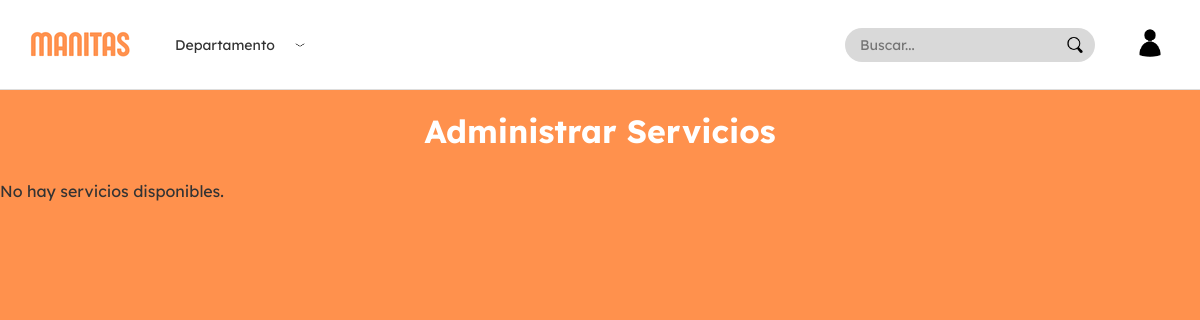
Before: /apps/VIstas/paginas/administrador/admin_servicios.php with the older database file.
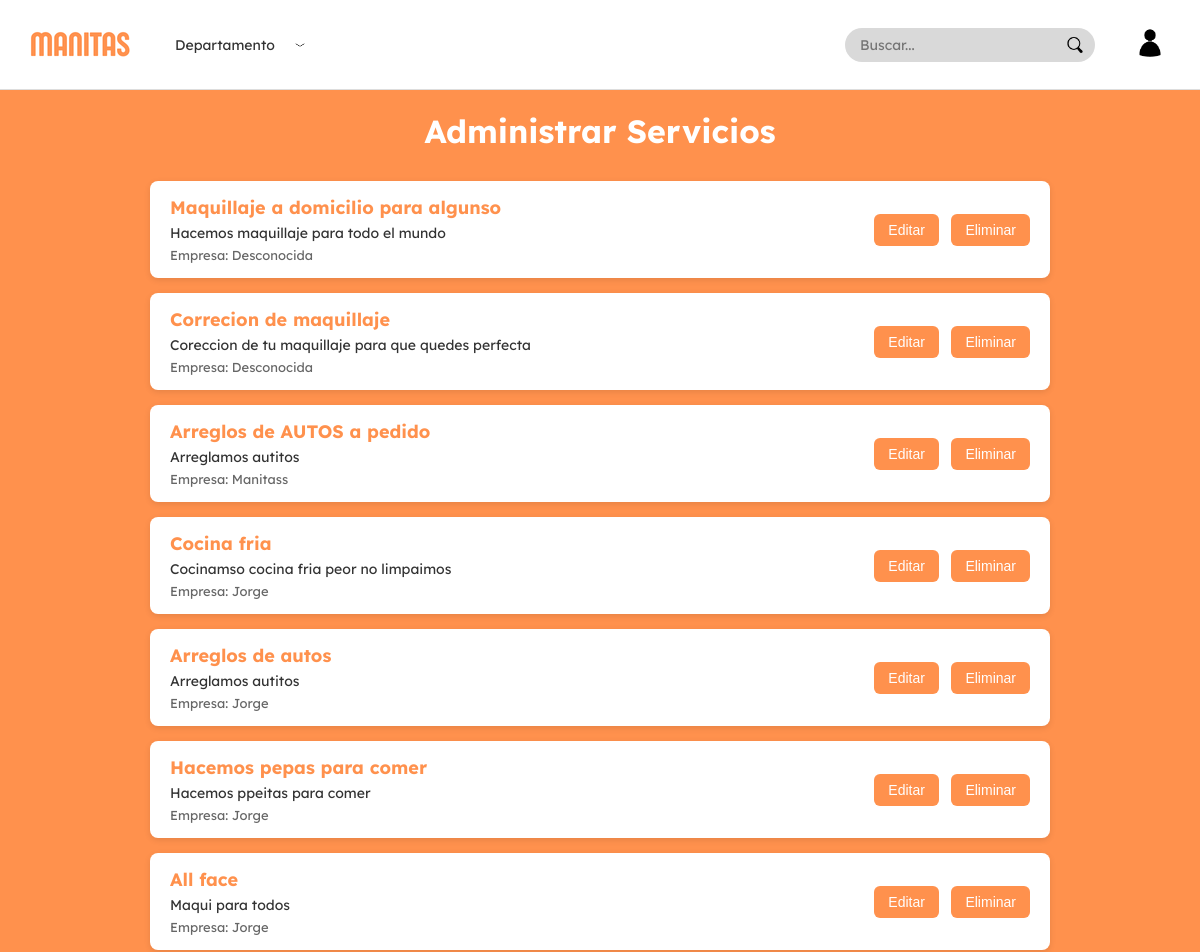
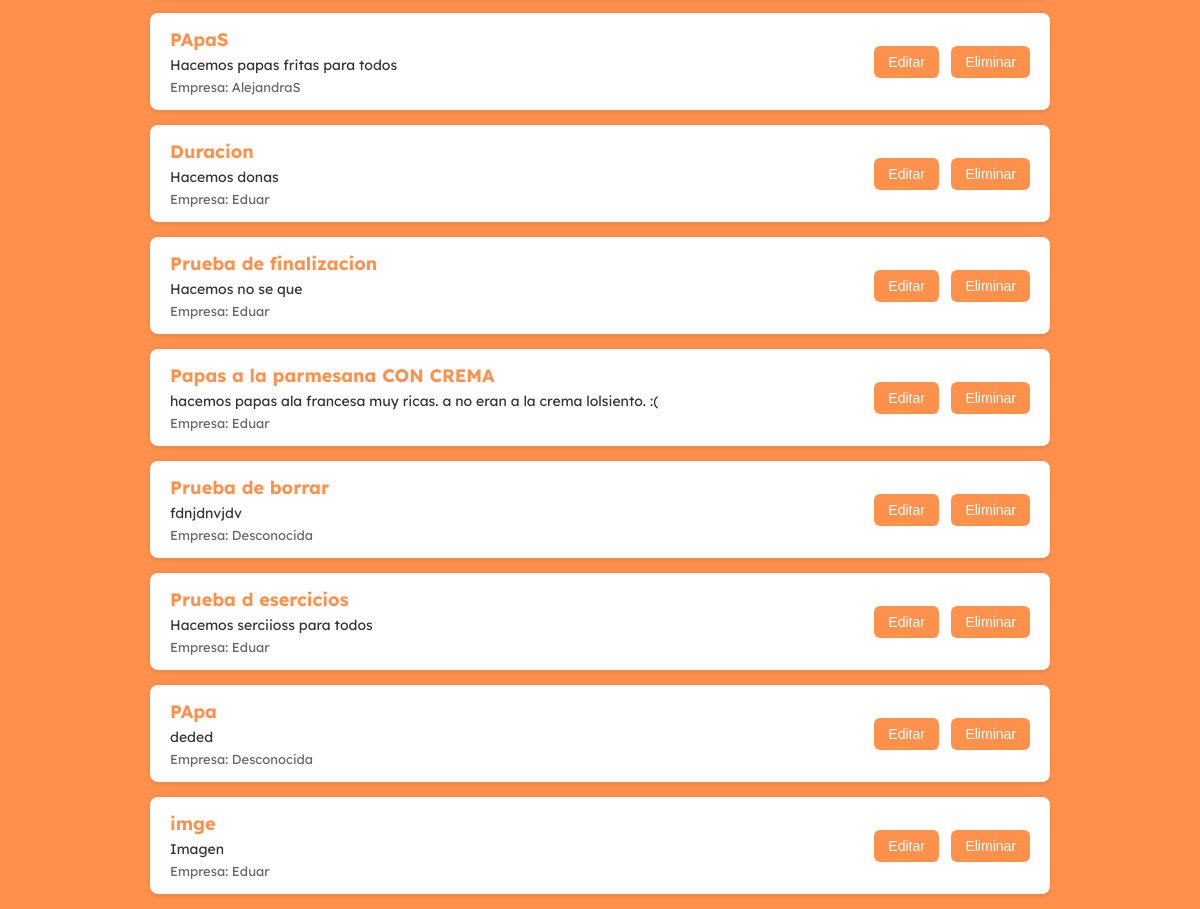
After: the same page with the newer database file (2 pictures, top to bottom).
### tables this page shows
CREATE TABLE `servicio` (
  `IdServicio` int NOT NULL AUTO_INCREMENT,
  `Titulo` varchar(100) NOT NULL,
  `Categoria` enum('Hogar','Autos','Belleza','Cuidado de niños','Digital','Cocina','Salud','Mascotas','Eventos','Educación','Transporte','Arte y Cultura') NOT NULL,
  `Descripcion` varchar(500) DEFAULT NULL,
  `Precio` int NOT NULL,
  `imagen` varchar(255) DEFAULT NULL,
  `departamento` varchar(255) NOT NULL DEFAULT '',
  `Duracion` decimal(3,1) NOT NULL,
  PRIMARY KEY (`IdServicio`),
  CONSTRAINT `chk_precio` CHECK ((`Precio` >= 0))
);

### apps/Controlador/administrador/MostrarServiciosControlador.php (called while the page is built, shortened)
<?php
require_once($_SERVER['DOCUMENT_ROOT'] . '/Proyecto/apps/modelos/Servicio.php');
require_once($_SERVER['DOCUMENT_ROOT'] . '/Proyecto/apps/modelos/Empresa.php');
require_once($_SERVER['DOCUMENT_ROOT'] . '/Proyecto/apps/modelos/Brinda.php');
class ServiciosAdminControlador {
    private $conn;
    public function __construct($conn) {
        $this->conn = $conn;
    }
    public function obtenerServiciosConEmpresa() {
        $sql = "SELECT * FROM servicio";
        $resultado = $this->conn->query($sql);
        $servicios = [];
        if ($resultado) {
            while ($row = $resultado->fetch_assoc()) {
                $servicio = new Servicio(
                    $row['IdServicio'] ?? null,
                    $row['Titulo'] ?? '',
                    $row['Categoria'] ?? '',
                    $row['Descripcion'] ?? '',
                    $row['Precio'] ?? 0,
                    $row['departamento'] ?? '',
                    $row['imagen'] ?? '',
                    $row['Duracion'] ?? 0
                );
                $idEmpresa = Brinda::obtenerIdEmpresaPorServicio($this->conn, $servicio->getIdServicio());
                $empresaObj = $idEmpresa ? Empresa::obtenerPorId($this->conn, $idEmpresa) : null;
                $nombreEmpresa = $empresaObj ? $empresaObj->getNombreEmpresa() : 'Desconocida';
                $servicios[] = [
                    'servicio' => $servicio,
                    'empresa' => $nombreEmpresa
                ];
            }
        }
        return $servicios;
    }
}
?>

### apps/Modelos/Servicio.php (called while the page is built, shortened)
<?php
class Servicio
{
    private $idServicio;
    private $titulo;
    private $categoria;
    private $descripcion;
    private $precio;
    private $departamento;
    private $imagen;
    private $duracion;
    public function __construct(
        $idServicio = null,
        $titulo = '',
        $categoria = '',
        $descripcion = '',
        $precio = 0,
        $departamento = '',
        $imagen = '',
        $duracion = 0
    ) {
        $this->idServicio = $idServicio;
        $this->titulo = $titulo;
        $this->categoria = $categoria;
        $this->descripcion = $descripcion;
        $this->precio = $precio;
        $this->departamento = $departamento;
        $this->imagen = $imagen;
        $this->duracion = $duracion;
    }
    public function getIdServicio()
    {
        return $this->idServicio;
    }
    public function getTitulo()
    {
        return $this->titulo;
    }
    public function getCategoria()
    {
        return $this->categoria;
    }
    public function getDescripcion()
    {
        return $this->descripcion;
    }
    public function getPrecio()
    {
        return $this->precio;
    }
    public function getDepartamento()
    {
        return $this->departamento;
    }
    public function getImagen()
    {
        return $this->imagen;
    }
    public function getDuracion()
    {
        return $this->duracion;
    }
}

### apps/Modelos/Brinda.php (called while the page is built, shortened)
<?php
class Brinda
{
    public static function obtenerIdEmpresaPorServicio($conn, $idServicio)
    {
        $stmt = $conn->prepare("SELECT IdUsuario FROM brinda WHERE IdServicio = ?");
        $stmt->bind_param("i", $idServicio);
        $stmt->execute();
        $res = $stmt->get_result();
        $fila = $res->fetch_assoc();
        return $fila['IdUsuario'] ?? null;
    }
}

### apps/Modelos/Empresa.php (called while the page is built, shortened)
<?php
class Empresa extends Usuario
{
    private $nombreEmpresa;
    public function __construct($idUsuario, $email, $contrasena, $telefono, $nombreEmpresa, $calle, $numero, $imagen = null)
    {
        $this->nombreEmpresa = $nombreEmpresa;
    }
    public function getNombreEmpresa()
    {
        return $this->nombreEmpresa;
    }
    public static function obtenerPorId($conn, $idUsuario)
    {
        $stmt = $conn->prepare("
      SELECT u.IdUsuario, u.Email, u.Contraseña,
       e.NombreEmpresa, e.Calle, e.Numero, e.Imagen
FROM empresa e
JOIN usuario u ON e.IdUsuario = u.IdUsuario
WHERE e.IdUsuario = ?
    ");
        $stmt->bind_param("i", $idUsuario);
        $stmt->execute();
        $res = $stmt->get_result();
        $datos = $res->fetch_assoc();
        if ($datos) {
            return new Empresa(
                $datos['IdUsuario'],
                $datos['Email'],
                $datos['Contraseña'],
                null,
                $datos['NombreEmpresa'],
                $datos['Calle'],
                $datos['Numero'],
                $datos['Imagen']
            );
        }
        return null;
    }
}

### apps/VIstas/paginas/administrador/admin_servicios.php (the view, shortened to what the changed rows need)
<?php
require_once($_SERVER['DOCUMENT_ROOT'] . '/Proyecto/apps/modelos/conexion.php');
require_once($_SERVER['DOCUMENT_ROOT'] . '/Proyecto/apps/Controlador/administrador/MostrarServiciosControlador.php');
$controlador = new ServiciosAdminControlador($conn);
$servicios = $controlador->obtenerServiciosConEmpresa();
?>
<!DOCTYPE html>
<html lang="es">
<head>
    <link rel="stylesheet" href="/Proyecto/public/css/fonts.css">
    <link rel="stylesheet" href="/Proyecto/public/css/paginas/administrador/admin_servicios.css">
    <link rel="stylesheet" href="/Proyecto/public/css/layout/navbar.css">
    <link rel="stylesheet" href="/Proyecto/public/css/layout/modal_servicio.css">
</head>
<body>
    <?php include $_SERVER['DOCUMENT_ROOT'] . '/Proyecto/apps/vistas/layout/navbar.php'; ?>
    <h1>Administrar Servicios</h1>
    <?php if (count($servicios) === 0): ?>
        <p>No hay servicios disponibles.</p>
    <?php else: ?>
        <ul class="servicios-list">
            <?php foreach ($servicios as $item): ?>
                <?php $s = $item['servicio']; ?>
                <li class="servicio-item">
                    <div class="info">
                        <span class="nombre"><?= htmlspecialchars($s->getTitulo()) ?></span>
                        <span class="descripcion"><?= htmlspecialchars($s->getDescripcion()) ?></span>
                        <span class="empresa">Empresa: <?= htmlspecialchars($item['empresa']) ?></span>
                    </div>
                    <div class="acciones">
                        <button
                            class="btn-editar"
                            data-id="<?= $s->getIdServicio() ?>"
                            data-titulo="<?= htmlspecialchars($s->getTitulo(), ENT_QUOTES) ?>"
                            data-categoria="<?= htmlspecialchars($s->getCategoria(), ENT_QUOTES) ?>"
data-departamento="<?= htmlspecialchars($s->getDepartamento(), ENT_QUOTES) ?>"
                            data-precio="<?= htmlspecialchars($s->getPrecio(), ENT_QUOTES) ?>"
                            data-descripcion="<?= htmlspecialchars($s->getDescripcion(), ENT_QUOTES) ?>"
                            data-imagen="<?= htmlspecialchars($s->getImagen(), ENT_QUOTES) ?>"
                            data-duracion="<?= htmlspecialchars((string)$s->getDuracion(), ENT_QUOTES) ?>"
                        >
                            Editar
                        </button>
                        <button class="btn-eliminar" data-id="<?= $s->getIdServicio() ?>">Eliminar</button>
                    </div>
                </li>
            <?php endforeach; ?>
        </ul>
    <?php endif; ?>
</body>
</html>

Changed rows visible on the page:
added servicio: Titulo "Maquillaje a domicilio para algunso", Descripcion "Hacemos maquillaje para todo el mundo", empresa "Desconocida"
added servicio: Titulo "Correcion de maquillaje", Descripcion "Coreccion de tu maquillaje para que quedes perfecta", empresa "Desconocida"
added servicio: Titulo "Arreglos de AUTOS a pedido", Descripcion "Arreglamos autitos", empresa "Manitass"
added servicio: Titulo "Cocina fria", Descripcion "Cocinamso cocina fria peor no limpaimos", empresa "Jorge"
added servicio: Titulo "Arreglos de autos", Descripcion "Arreglamos autitos", empresa "Jorge"
added servicio: Titulo "Hacemos pepas para comer", Descripcion "Hacemos ppeitas para comer", empresa "Jorge"
added servicio: Titulo "All face", Descripcion "Maqui para todos", empresa "Jorge"
added servicio: Titulo "PApaS", Descripcion "Hacemos papas fritas para todos", empresa "AlejandraS"
added servicio: Titulo "Duracion", Descripcion "Hacemos donas", empresa "Eduar"
added servicio: Titulo "Prueba de finalizacion", Descripcion "Hacemos no se que", empresa "Eduar"
added servicio: Titulo "Papas a la parmesana CON CREMA", Descripcion "hacemos papas ala francesa muy ricas. a no eran a la crema lolsiento. :(", empresa "Eduar"
added servicio: Titulo "Prueba de borrar", Descripcion "fdnjdnvjdv", empresa "Desconocida"
added servicio: Titulo "Prueba d esercicios", Descripcion "Hacemos serciioss para todos", empresa "Eduar"
added servicio: Titulo "PApa", Descripcion "deded", empresa "Desconocida"
added servicio: Titulo "imge", Descripcion "Imagen", empresa "Eduar"
Other visible differences:
text no longer shown: "No hay servicios disponibles."
